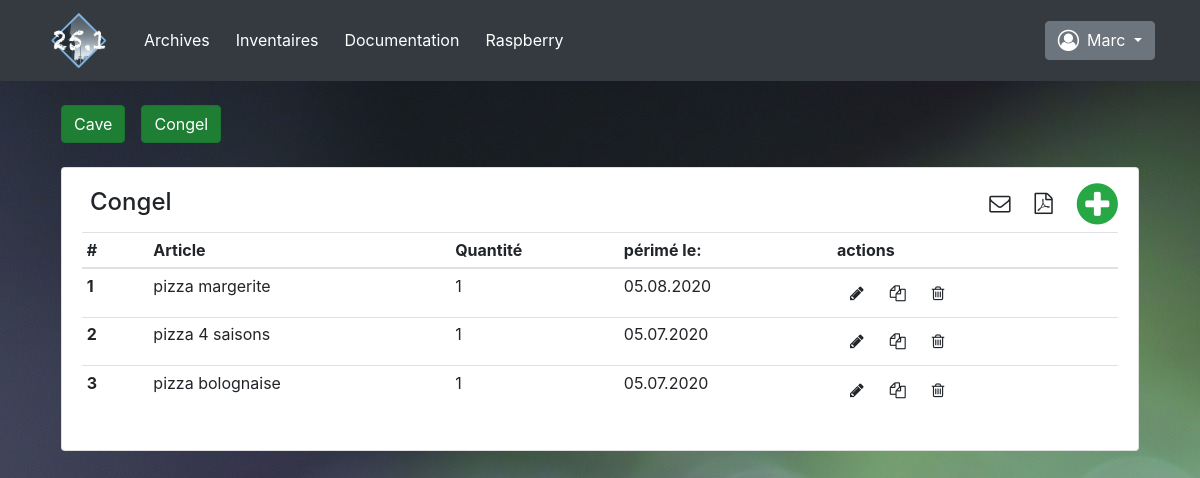
Screenshot of /inventaire/congel (signed in) with the database file from the repository.
### appli/models.py (models this page shows, shortened)
class Users(UserMixin, db.Model):
    __tablename__ = 'users'
    id = db.Column(db.Integer, primary_key=True)
    nom = db.Column(db.String(20), nullable=False)
    mdp = db.Column(db.String(20), nullable=False)
    mail = db.Column(db.String(20), nullable=True)
    droits = db.Column(db.String(20), nullable=True)
    posts = db.relationship('Messages', backref='auteur', lazy='dynamic')
    entetes = [['nom', 3], ['mdp', 3], ['mail', 3], ['droits', 1]]
    champ_db = [id, nom, mdp, mail, droits]

class Congel(db.Model):
    __tablename__ = 'congel'
    id = db.Column(db.Integer, primary_key=True)
    article = db.Column(db.String(40), nullable=False)
    quantite = db.Column(db.Integer(), nullable=True)
    peremption = db.Column(db.String(), nullable=True)
    envoi_mail = db.Column(db.String(), nullable=True)
    entetes = [['article', 4], ['nb', 1], ['périmé le ', 2], ['mail', 1] ]
    champ_db = [id, article, quantite, peremption, envoi_mail]

### appli/main.py (the view, shortened to what this page needs)
@app.route('/inventaire/<database>', methods=['POST', 'GET'])
@login_required
def inventaire(database):
    db = db_recup(database)
    if database == 'Messages':
        users = db_recup('users')
    else:
        users = None
    return render_template('inventaire.html',
                           database=database,
                           db=db,
                           users=users
                           )

### appli/fonctions.py (called while the page is built)
def db_recup(dbase):
    database = {'cave': Cave, 'congel': Congel, 'users': Users, 'Messages': Messages}
    resultat = database[dbase].query.all()
    return resultat

### appli/main.py (called while the page is built)
@login_manager.user_loader
def load_user(user_id):
    return Users.query.get(int(user_id))

### appli/templates/inventaire.html (shortened to what this page needs)
{% extends "base.html" %}
{% block inventaire %}
    <div class="container">
        <div class="row mx-3 mt-4">
                <a class=" btn btn-success active mr-3" id="btn_cave" href="/inventaire/cave" >Cave</a>
                <a class=" btn btn-success active mr-3" id="btn_cave" href="/inventaire/congel" >Congel</a>
        </div>
        {% if  database in ['cave', 'congel'] %}
            <div class="card mx-3 mt-4">
                <div class="card-body">
                    <h4 class="float-left ml-2 pb-2">{{ database|capitalize }}</h4>
                    <i id="add_art" class="fa fa-plus-circle fa-3x text-success mt-n2 float-right" data-toggle="tooltip" title="Nouvel article" onclick="ajoute(this)"></i>
                    <i id="add_art" class="fa fa-file-pdf-o fa-lg mt-2 mr-4 float-right" data-toggle="tooltip" title="PDF" onclick="pdf()"></i>
                    <i id="add_art" class="fa fa-envelope-o fa-lg mt-2 mr-4 float-right" data-toggle="tooltip" title="envoi liste par e-mail"></i>
                    <table class="table table-sm">
                        <thead>
                            <tr>
                            <th scope="col">#</th>
                            <th scope="col">Article</th>
                            <th scope="col">Quantité</th>
                            <th scope="col">périmé le:</th>
                            <th scope="col">actions</th>
                            </tr>
                        </thead>
                        <tbody>
                            {% for elem in db %}
                                <tr id="tabl_db_{{ loop.index }}">
                                    <th scope="row">{{ loop.index }}<span id="tab_db_id_{{ loop.index }}" class="invisible">{{ elem.id }}</span></th>
                                    <td id="tab_db_art_{{ loop.index }}">{{ elem.article }}</td>
                                    <td id="tab_db_qua_{{ loop.index }}">{{ elem.quantite }}</td>
                                    <td id="tab_db_per_{{ loop.index }}">{{ elem.peremption }}</td>
                                    <td><button id="trash_{{ loop.index }}" class="btn" onclick="modifie(this)"><i class="fa fa-pencil mt-n2" ></i>
                                        <button id="trash_{{ loop.index }}" class="btn" onclick="copie(this)"><i class="fa fa-files-o mt-n2" ></i>
                                        <button id="trash_{{ loop.index }}" class="btn" onclick="efface(this)"><i class="fa fa-trash-o mt-n2" ></i>
                                    </td>
                                </tr>
                            {% endfor %}
                        </tbody>
                    </table>
                </div>
                {% endif %}
{% endblock%}

### appli/templates/base.html (shortened to what this page needs)
<!DOCTYPE html>
<html>
    <head>
        <link rel="stylesheet" media="screen" href = "{{ url_for('static', filename='bootstrap/bootstrap.min.css') }}">
        <link rel="stylesheet" href = "{{ url_for('static', filename='style.css') }}">
        <link rel="stylesheet" href="https://cdnjs.cloudflare.com/ajax/libs/font-awesome/4.7.0/css/font-awesome.min.css">
    </head>
    <body background="{{ url_for('static', filename='images/bg01.jpg') }}">
        {% block menu %}
            {% block navbar %}
                <nav class="navbar navbar-expand-sm navbar-dark bg-dark ">
                    <div class="container">
                        <a class="navbar-brand d-block  " href="{{ url_for('index') }}"><img src="{{ url_for('static', filename='images/LogoVilla.png') }}" alt="Logo" style="width:70px;"></a>
                        <div class="collapse navbar-collapse" id="navibar">
                            <ul class="navbar-nav mr-auto">
                                <li class="nav-item">
                                    <a id="m_arch" class="btn btn-dark" href="{{ url_for('archives') }}">Archives</a>
                                </li>
                                <li class="nav-item">
                                    <a d="m_inv"class="btn btn-dark" href="{{ url_for('inventaire', database='cave') }}">Inventaires</a>
                                </li>
                                <li class="nav-item">
                                    <a id="m_mais"class="btn btn-dark" href="{{ url_for('documents', section='root') }}">Documentation</a>
                                </li>
                                <li class="nav-item">
                                    <a id="m_rasp"class="btn btn-dark " href="{{ url_for('raspberry') }}">Raspberry</a>
                                </li>
                            </ul>
                            <ul class="navbar-nav">
                                <li class="nav-item">
                                    {% if current_user.is_authenticated %}
                                        <div class="dropdown">
                                            <button class="btn btn-secondary dropdown-toggle" type="button" id="m_users" data-toggle="dropdown" aria-haspopup="true" aria-expanded="false">
                                                    <i class="fa fa-user-circle-o fa-lg my-1 mr-2" ></i>{{ current_user.nom }}
                                            </button>
                                        </div>
                                    {% else %}
                                        <a class="btn btn-secondary " href="{{ url_for('login') }}">
                                                <i class="fa fa-user-circle-o fa-lg my-1 mr-2" ></i>Login
                                        </a>
                                    {% endif %}
                                </li>
                            </ul>
                        </div>
                    </div>
                </nav>
            {% endblock %}
        {% endblock %}
        {% block inventaire %} {% endblock %}
    </body>
</html>

### rows the page displays
Users: nom "Marc"
Congel: article "pizza margerite", quantite "1", peremption "05.08.2020"
Congel: article "pizza 4 saisons", quantite "1", peremption "05.07.2020"
Congel: article "pizza bolognaise", quantite "1", peremption "05.07.2020"

### other values shown
{{ database|capitalize }} "Congel"
